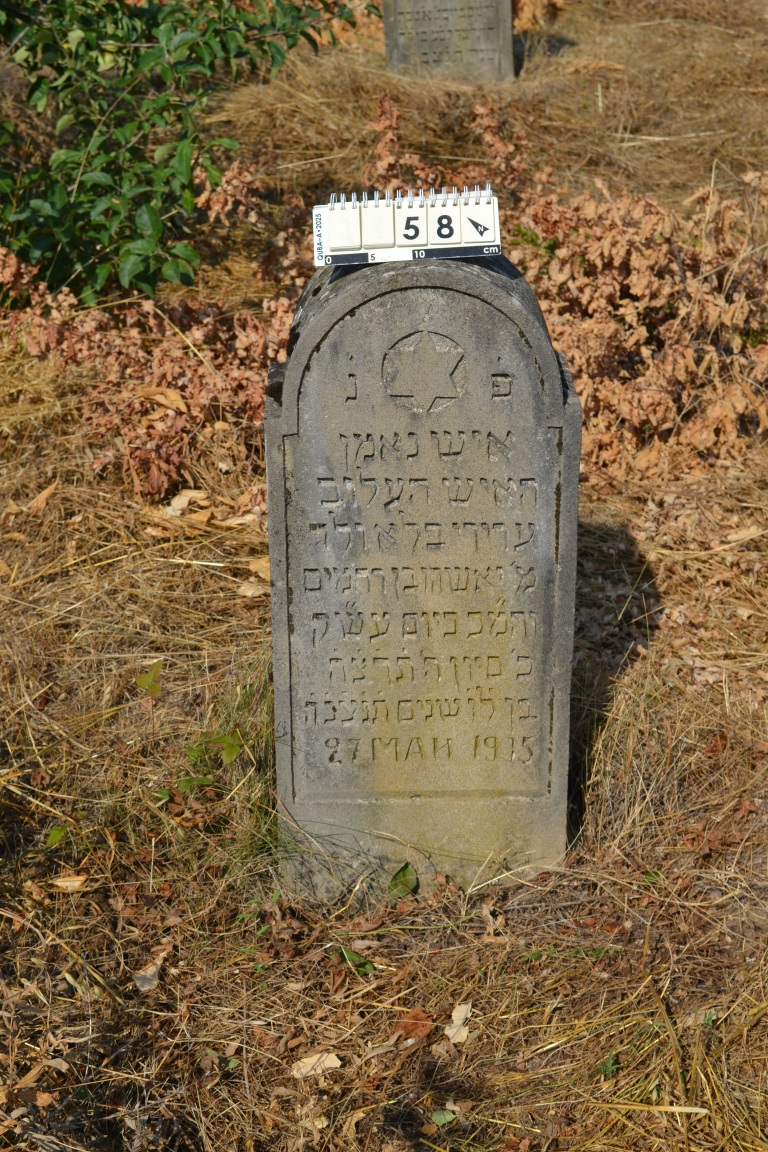
#> input picture input_photos/QBA0058.JPG, 3072 x 4608 px (shown at 1/4 size)
$ python -i recognizer.py   (imports and definitions only)
#> lines starting #> are read from the running program, lines starting #| are printed output that depends on the picture; after the words box and inside, x2 and y2 are one past the last pixel; in counts of white or black regions, pixels touching at a corner belong together
#> further down, picture is the input picture: shape (4608, 3072, 3); mean B, G, R 69.5, 102.5, 123.6
from __future__ import annotations

import os
import re
import shutil
from typing import List

import cv2
import numpy as np
import pytesseract
from pytesseract import Output


WHITELIST = "0123456789abcdeABCDE"
DEFAULT_WINDOWS_TESSERACT_PATHS = [
    r"C:\Program Files\Tesseract-OCR\tesseract.exe",
    r"C:\Program Files (x86)\Tesseract-OCR\tesseract.exe",
]


# [19 lines left out: function configure_tesseract, not called in this run]


def _prepare_variants(image: np.ndarray) -> List[np.ndarray]:
    gray = cv2.cvtColor(image, cv2.COLOR_BGR2GRAY)
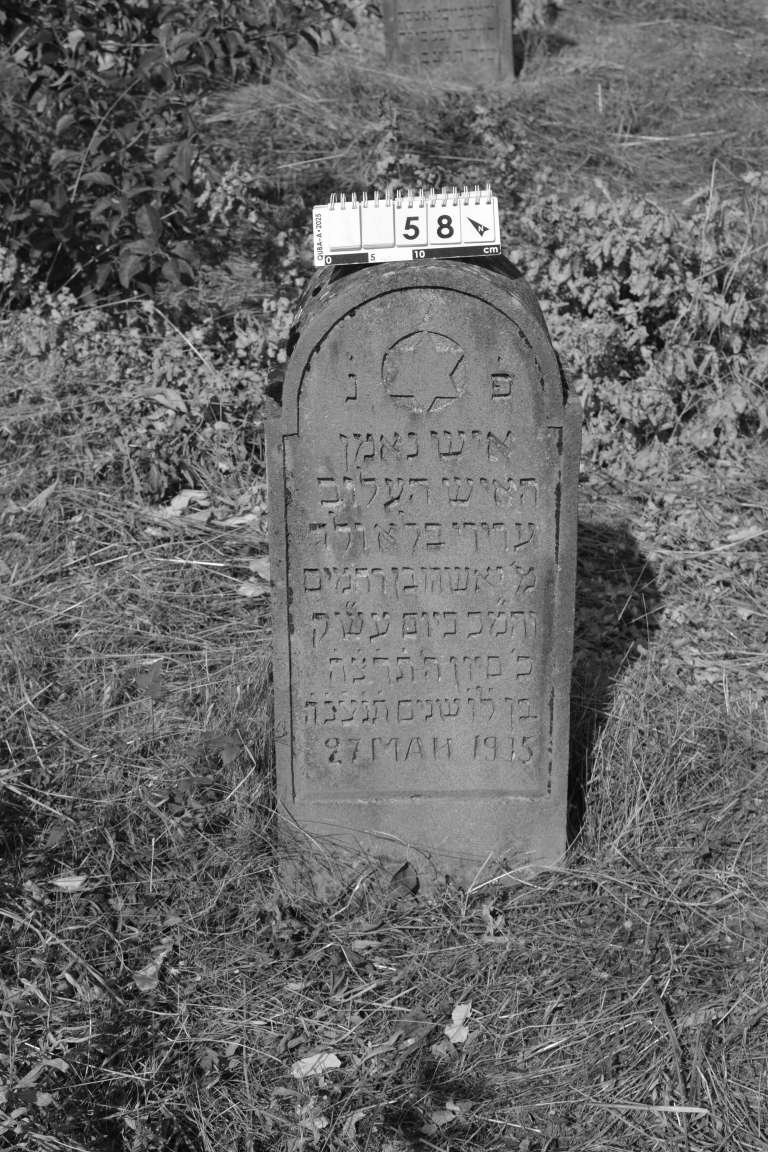
#> gray: shape (4608, 3072) (shown at 1/4 size); min 2, max 255, mean 105.1
    gray = cv2.resize(gray, None, fx=2.5, fy=2.5, interpolation=cv2.INTER_CUBIC)
#> gray: shape (11520, 7680)
    gray = cv2.GaussianBlur(gray, (3, 3), 0)

    _, th1 = cv2.threshold(gray, 0, 255, cv2.THRESH_BINARY + cv2.THRESH_OTSU)
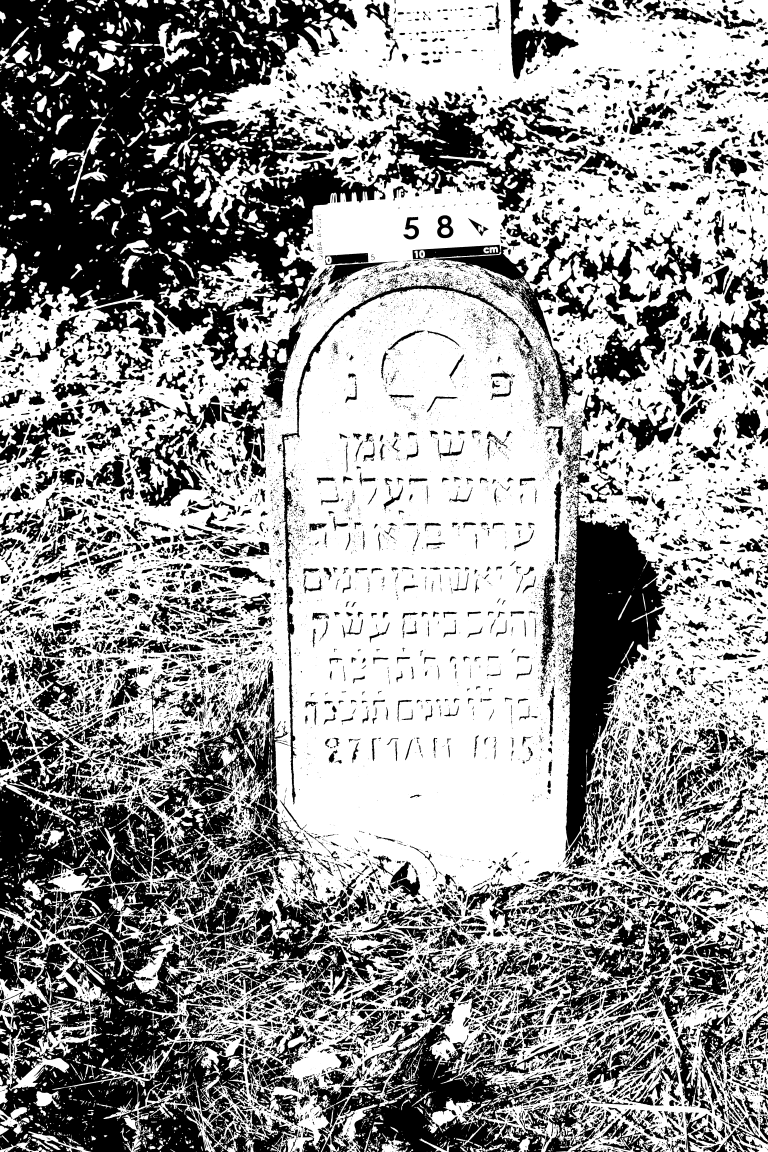
#> th1: shape (11520, 7680) (shown at 1/10 size); 59.4% white; 14830 black regions (3686 under 20 px), largest, box (x1, y1, x2, y2) and area: (0, 0, 5777, 4118) 8653297, (0, 8855, 2697, 11520) 2775139, (5628, 4744, 6728, 8623) 1673355
    th2 = cv2.bitwise_not(th1)

    return [th1, th2]


# [89 lines left out: functions _clean_ocr_text, _score_text, _extract_text_and_conf, recognize_text, not called in this run]

>>> import cv2
>>> picture = cv2.imread('input_photos/QBA0058.JPG')
>>> result = _prepare_variants(picture)
#> result = 2 items

$ run again, on input_photos/QBA0078.JPG
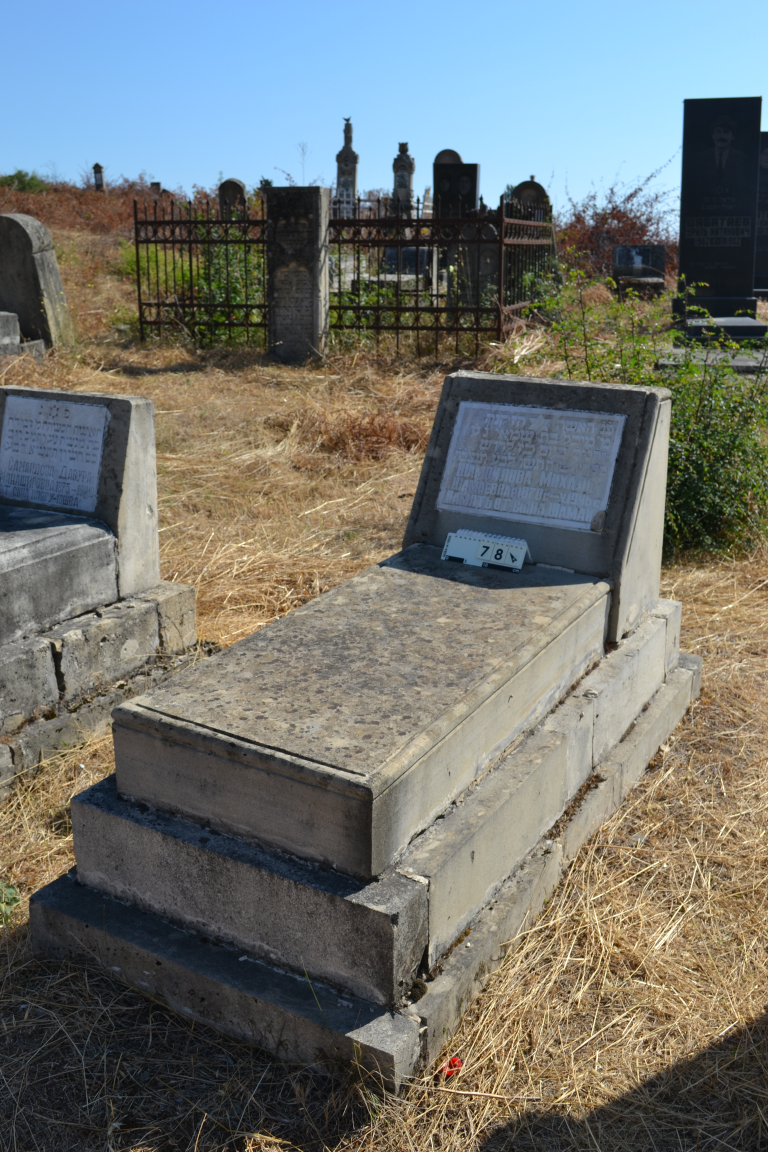
#> input picture input_photos/QBA0078.JPG, 3072 x 4608 px (shown at 1/4 size)
#> picture is the input picture: shape (4608, 3072, 3); mean B, G, R 111, 115.7, 112.7
#> in _prepare_variants, `gray = cv2.cvtColor(image, cv2.COLOR_BGR2GRAY)`:
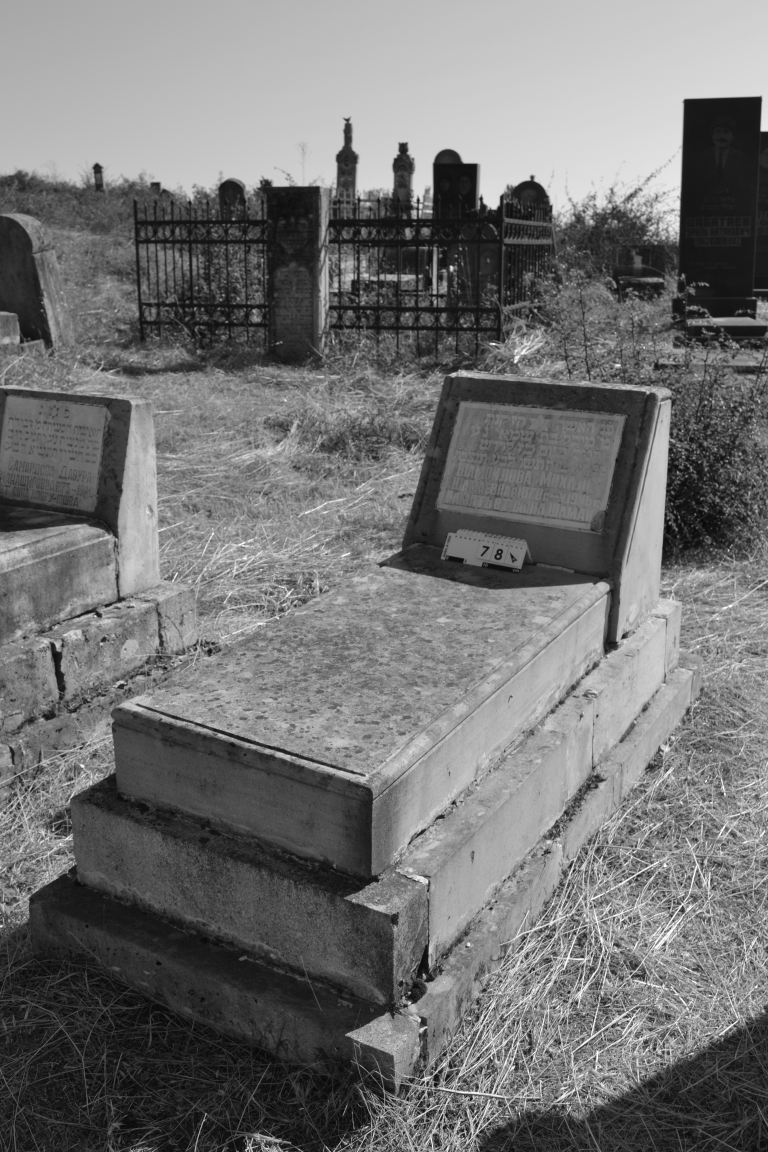
#> gray: shape (4608, 3072) (shown at 1/4 size); min 3, max 255, mean 114.3
#> in _prepare_variants, `_, th1 = cv2.threshold(gray, 0, 255, cv2.THRESH_BINARY + cv2.THRESH_OT..`:
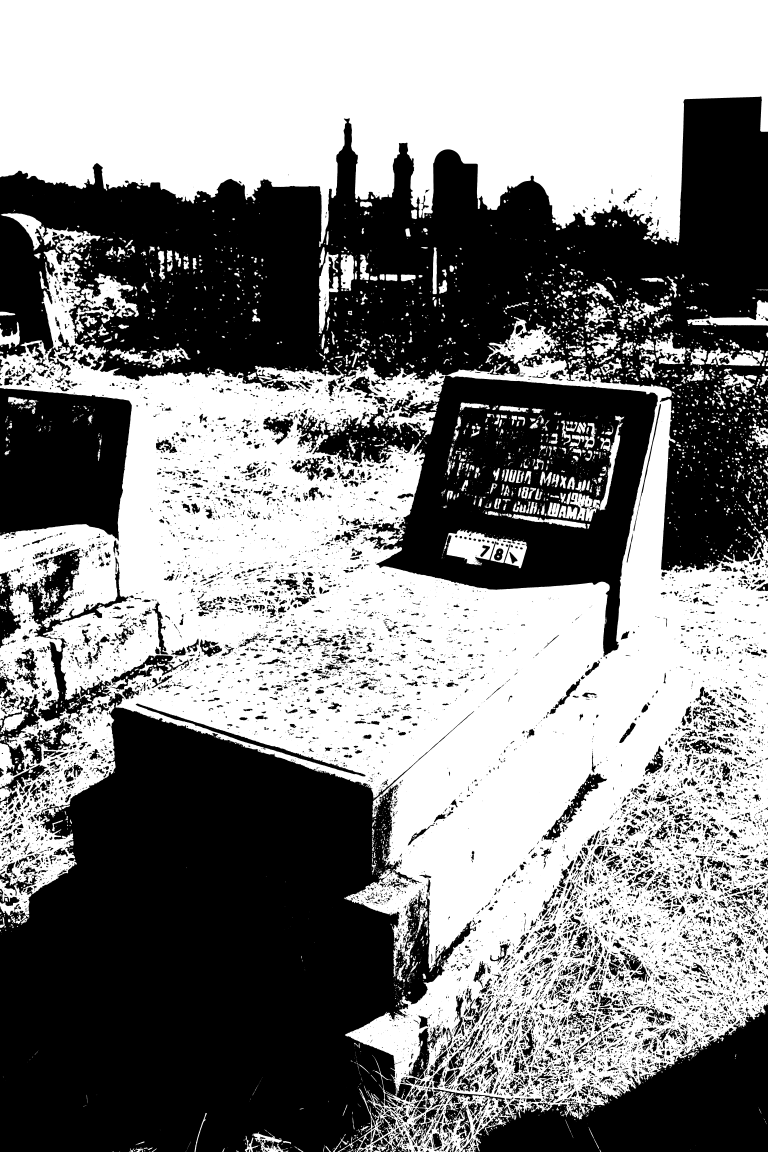
#> th1: shape (11520, 7680) (shown at 1/10 size); 51.8% white; 11248 black regions (2656 under 20 px), largest, box (x1, y1, x2, y2) and area: (0, 6919, 4761, 11520) 14569316, (0, 964, 7680, 5727) 14518155, (2966, 3757, 6579, 6568) 4271157
#> result = 2 items

$ run again, on input_photos/QBA0071a.JPG
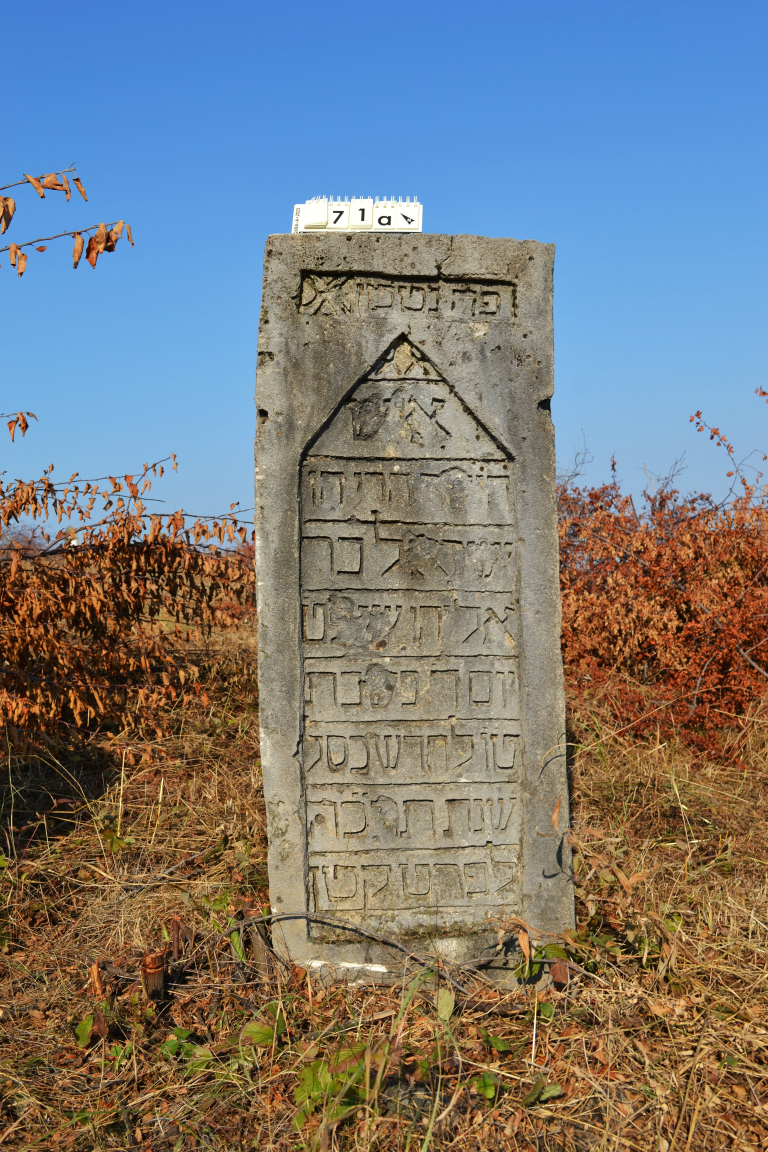
#> input picture input_photos/QBA0071a.JPG, 3072 x 4608 px (shown at 1/4 size)
#> picture is the input picture: shape (4608, 3072, 3); mean B, G, R 123.9, 122.9, 120.1
#> in _prepare_variants, `gray = cv2.cvtColor(image, cv2.COLOR_BGR2GRAY)`:
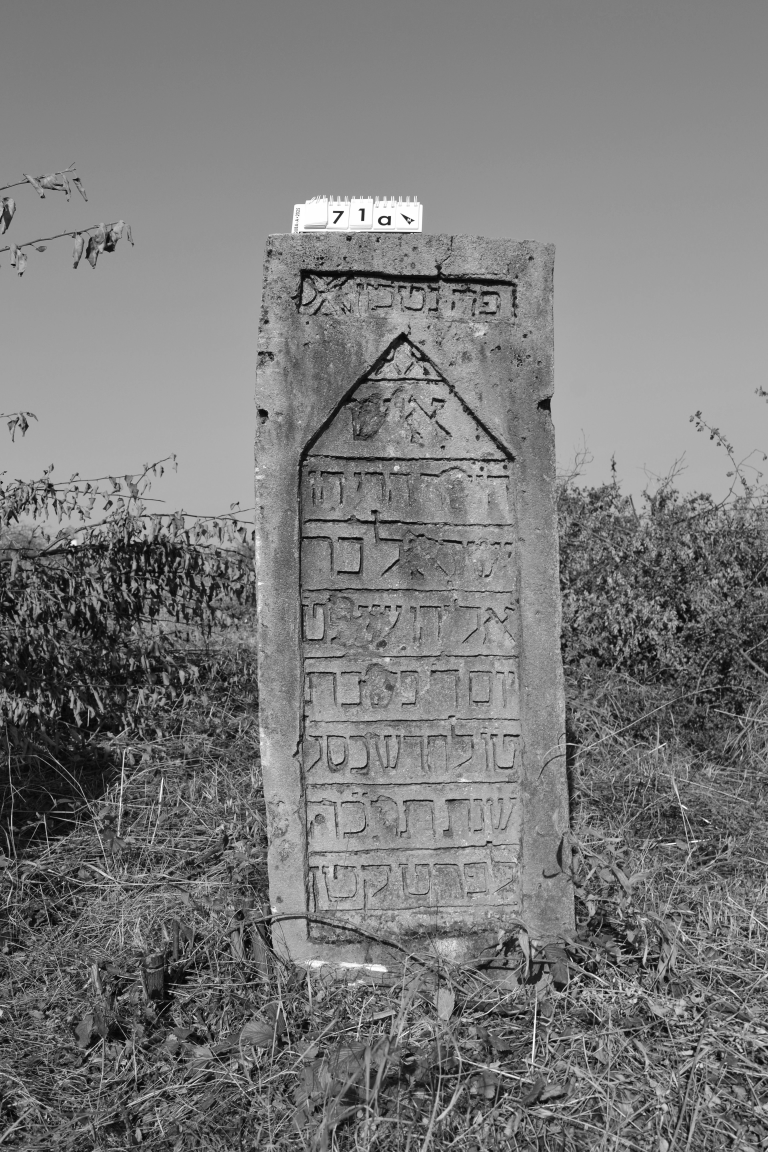
#> gray: shape (4608, 3072) (shown at 1/4 size); min 1, max 255, mean 122.2
#> in _prepare_variants, `_, th1 = cv2.threshold(gray, 0, 255, cv2.THRESH_BINARY + cv2.THRESH_OT..`:
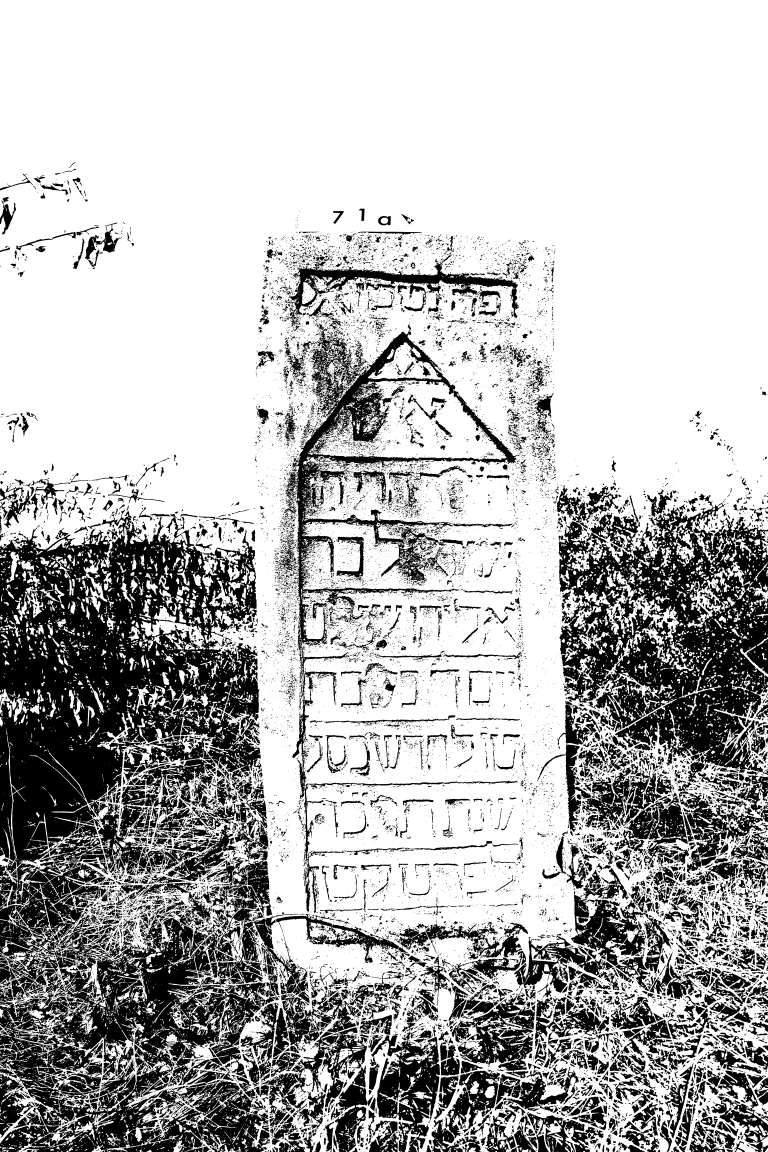
#> th1: shape (11520, 7680) (shown at 1/10 size); 71.1% white; 23683 black regions (9553 under 20 px), largest, box (x1, y1, x2, y2) and area: (0, 5086, 2614, 8742) 4976197, (5584, 4937, 7680, 7913) 3127183, (0, 9105, 2750, 11520) 2523543
#> result = 2 items
